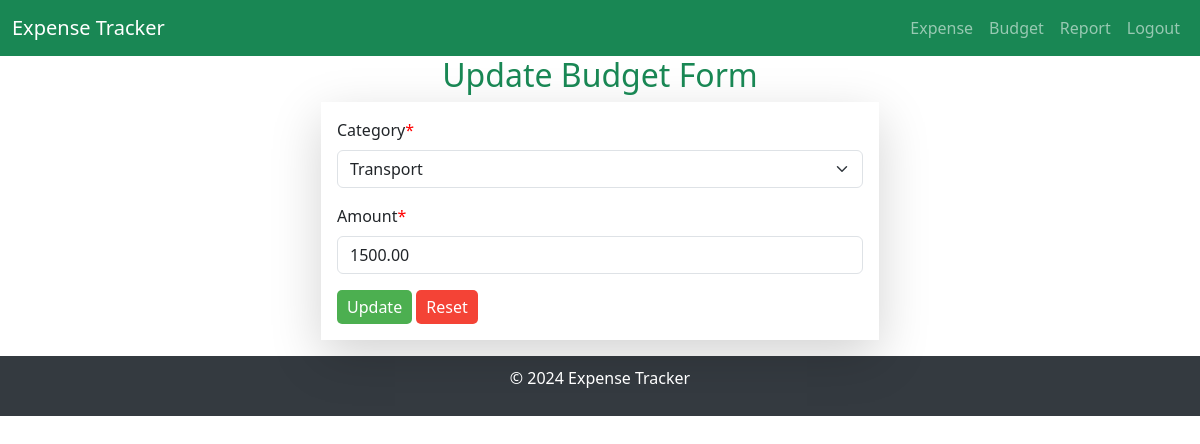
The page /expense/updatebudget/7 (signed in) on the database as committed earlier.
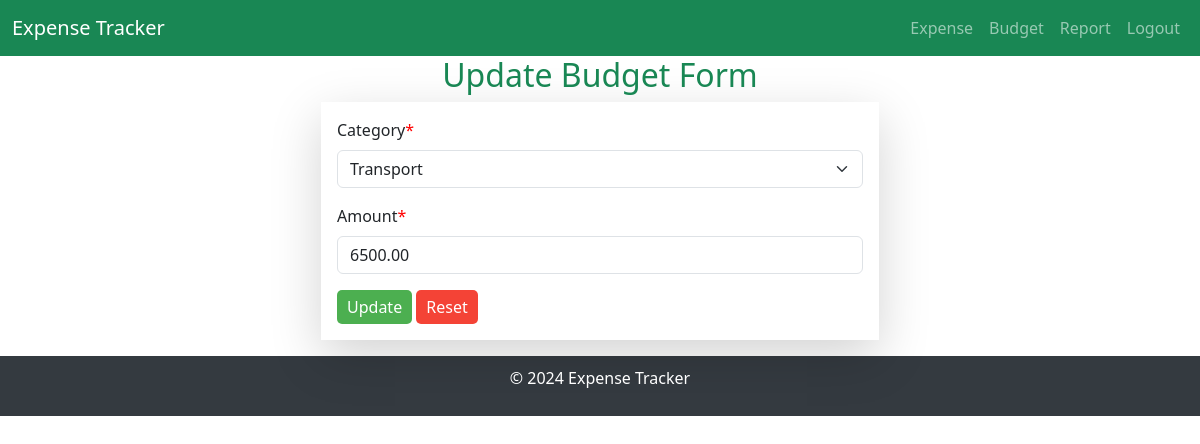
The same page on the database as committed later.
### expense/models.py (models this page shows)
class Budget(models.Model):
    CATEGORY=(
        ('', 'Select Category'),
        ('Clothing & Accessories', 'Clothing & Accessories'),
        ('Education', 'Education'),
        ('Entertainment', 'Entertainment'),
        ('Food','Food'),
        ('Health', 'Health'),
        ('Miscellaneous', 'Miscellaneous'),
        ('Others', 'Others'),
        ('Personal Care', 'Personal Care'),
        ('Transport', 'Transport'),
        ('Utilities', 'Utilities')
    )
    user = models.ForeignKey(User, on_delete=models.CASCADE)
    expense = models.ForeignKey(Expense, on_delete=models.CASCADE, null=True)
    category = models.CharField(max_length=200, choices=CATEGORY, default=1)
    amount = models.DecimalField(max_digits=10, decimal_places=2)
    rem_amount = models.DecimalField(max_digits=10, decimal_places=2, null=True)

### expense/views.py (the view, shortened to what this page needs)
# urls.py: path('updatebudget/<int:budget_id>', views.update_budget, name='updatebudget'),
@login_required
def update_budget(request, budget_id):
    instance = Budget.objects.get(id=budget_id)
    context = {
        'form':BudgetForm(instance=instance)
    }
    return render(request, 'expense/update_budget.html', context)

### expense/forms.py (shortened to what this page needs)
class BudgetForm(forms.ModelForm):
    class Meta:
        model = Budget
        fields = ['category', 'amount']
        widgets = {
            'amount': forms.NumberInput(attrs={'min': '1'})
        }

### expense/templates/expense/update_budget.html (shortened to what this page needs)
{% extends 'layout.html' %}
{% load crispy_forms_tags %}
{% load static %}
{% block content %}
<div class="container">
    <div class="d-flex justify-content-center">
        <div class="col-md-6">
            <h2 class="text-success text-center">Update Budget Form</h2>
            <form action="" method="POST" class="shadow-lg p-3" enctype="multipart/form-data">
                {{ form | crispy }}
                <div class="button-container">
                    <button type="submit" class="btn btn-primary">Update</button>
                    <button type="reset" class="btn btn-danger">Reset</button>
                </div>
            </form>
        </div>
    </div>
</div>
{% endblock %}

Rows that differ between the two databases and show on the page:
changed Budget "Transport": amount "1500.00" → "6500.00"
